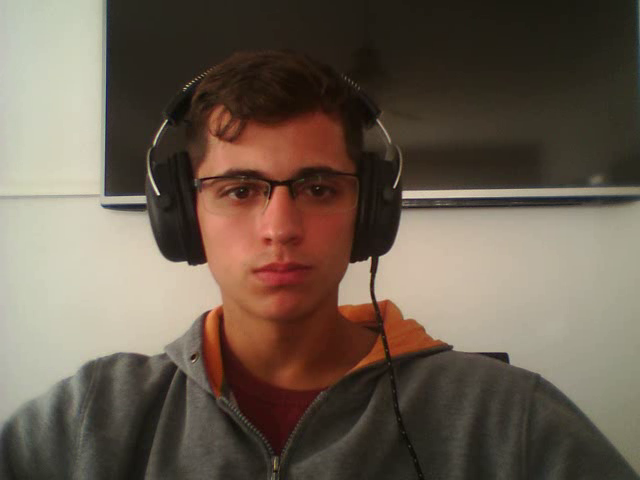
#> input picture frame 5 of Practico3/Video1.avi, 640 x 480 px
$ python Abrir_un_video.py Video1.avi
#> lines starting #> are read from the running program, lines starting #| are printed output that depends on the picture
import cv2
import sys
import numpy as nppytho

if(len(sys.argv) > 1):                                  # Si escribo en Terminal --> (venv) C:\Users\Fernando\Desktop\UTN\2020\Visión artificial\Practicos\Practico3y4>python Abrir_un_video.py Video1.avi
    filename = sys.argv[1]                              # Me va a detectar que tengo un argumento en la posicion [1], que es el nombre del video y se lo va a pasar a la función para que lo abra
else:
    print('Pass a filename as first argument')
    #sys.exit(0)

#cap = cv2.VideoCapture(filename)                        # Tambien podría abrir el video dandole directamente el nombre en el programa --> cap = cv2.VideoCapture('Video1.avi')
cap = cv2.VideoCapture('Video1.avi')

fps = int(cv2.VideoCapture.get(cap, cv2.CAP_PROP_FPS))   # Ejemplo de como usar los identificadores

# Algunos parámetros importantes

print(cap.get(3))       # CV_CAP_PROP_FRAME_WIDTH Width of the frames in the video stream

print(cap.get(4))       # CV_CAP_PROP_FRAME_HEIGHT Height of the frames in the video stream

print(cap.get(5))       # CV_CAP_PROP_FPS Frame rate

# Para ver todos los parámetros:
# https://docs.opencv.org/2.4/modules/highgui/doc/reading_and_writing_images_and_video.html#cv2.VideoCapture.get

while(cap.isOpened()):
    ret, frame = cap.read()
#> frame is the input picture: shape (480, 640, 3); mean B, G, R 79.1, 92.5, 106

    gray = cv2.cvtColor(frame, cv2.COLOR_BGR2GRAY)
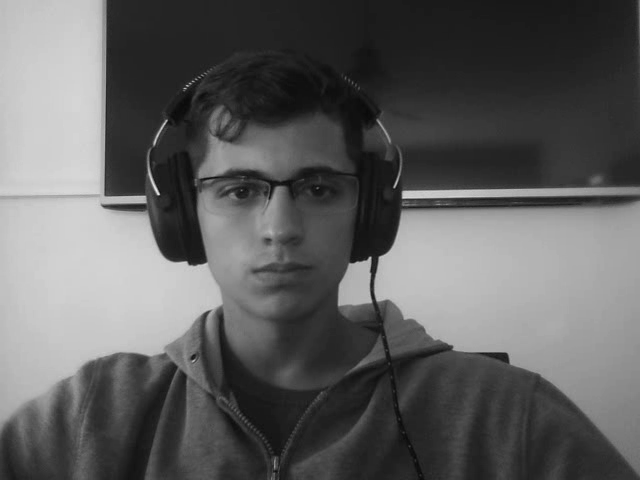
#> gray: shape (480, 640); min 8, max 237, mean 95

    cv2.imshow('frame', gray)

    if((cv2.waitKey(fps) & 0xFF) == ord('q')):
#> (key q is pressed here)
        break

cap.release()
cv2.destroyAllWindows()

$ run again, starting later in the video
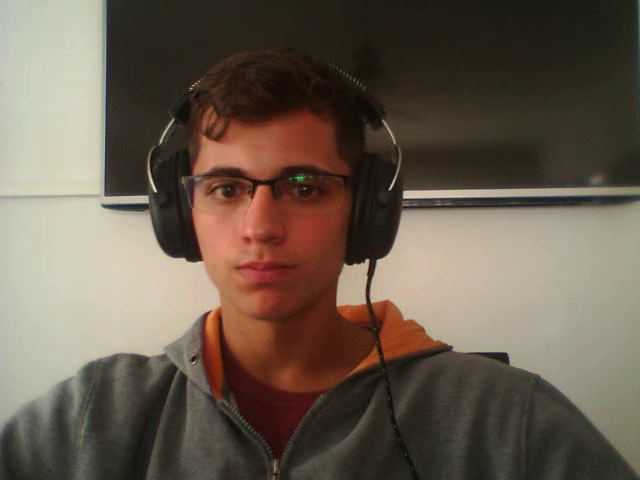
#> input picture frame 23 of Practico3/Video1.avi, 640 x 480 px
#> frame is the input picture: shape (480, 640, 3); mean B, G, R 78.3, 91.7, 105.2
#> `gray = cv2.cvtColor(frame, cv2.COLOR_BGR2GRAY)`:
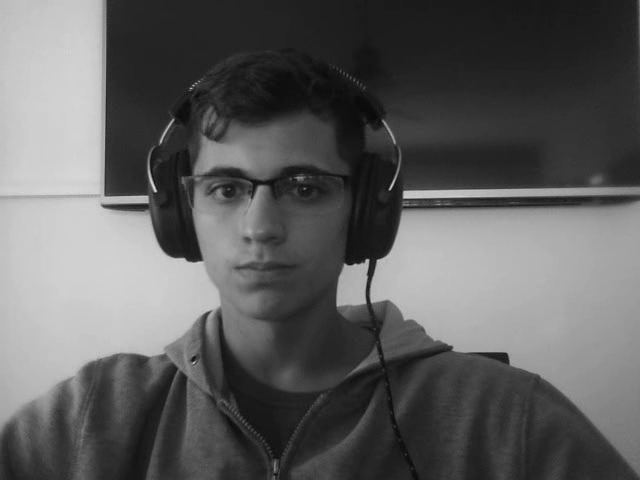
#> gray: shape (480, 640); min 9, max 222, mean 94.2

$ run again, starting later in the video
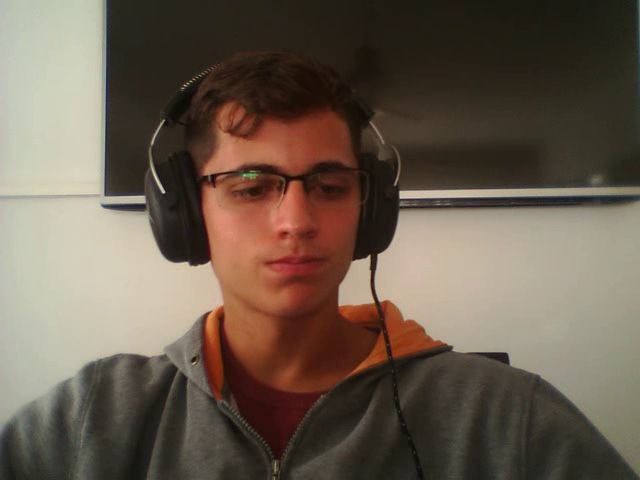
#> input picture frame 42 of Practico3/Video1.avi, 640 x 480 px
#> frame is the input picture: shape (480, 640, 3); mean B, G, R 78, 91.6, 105.5
#> `gray = cv2.cvtColor(frame, cv2.COLOR_BGR2GRAY)`:
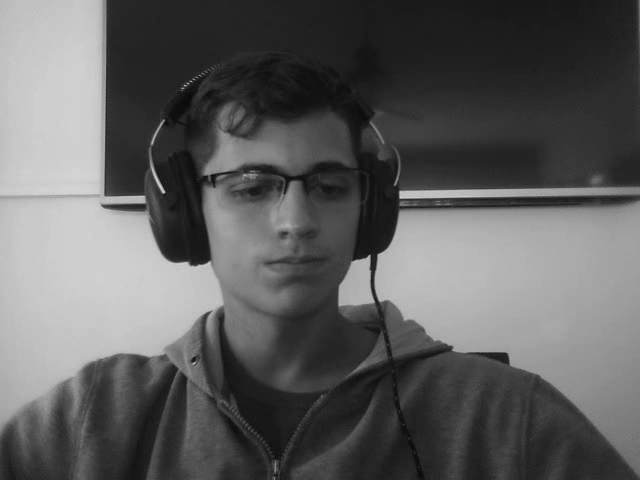
#> gray: shape (480, 640); min 9, max 214, mean 94.2
